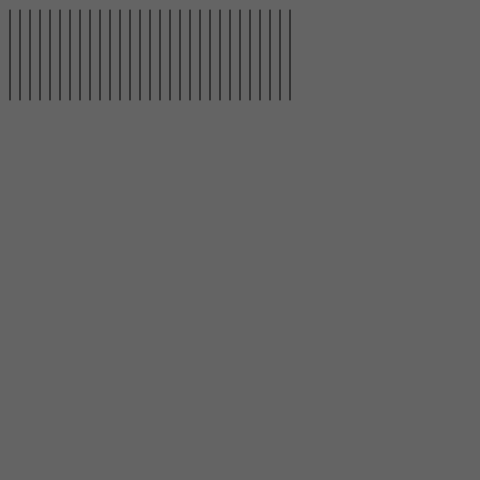
Frame 1 (no input)
Frame 60 (no input): identical to frame 1, image omitted
Frame 120 (the mouse pressed at the canvas centre since frame 60): identical to frame 1, image omitted

The p5.js sketch that drew this single still picture (run headless with seeded random() and noise() and a simulated clock; from frame 60 on, the mouse is pressed at the canvas centre):

// p5.js sketch
// ── sketch.js
var lineX1=10;
var lineY1=10;
var lineY2=100;




function setup() {
  createCanvas(480, 480);

}

function draw() {
  background (100);
  lineX1 =10
  while( lineX1 < 300){
    line (lineX1, lineY1, lineX1, lineY2);
    lineX1 = lineX1 + 10;
  }
 }
